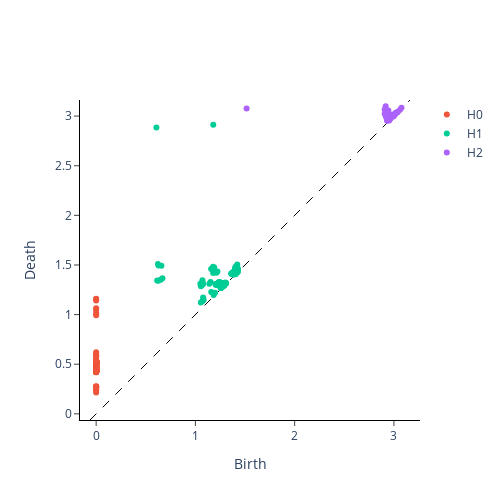

The cell this chart's notebook holds for it:
### Markdown cell above
and next for the non-periodic one:

### Code cell
plot_diagram(nonperiodic_persistence_diagrams[0])
